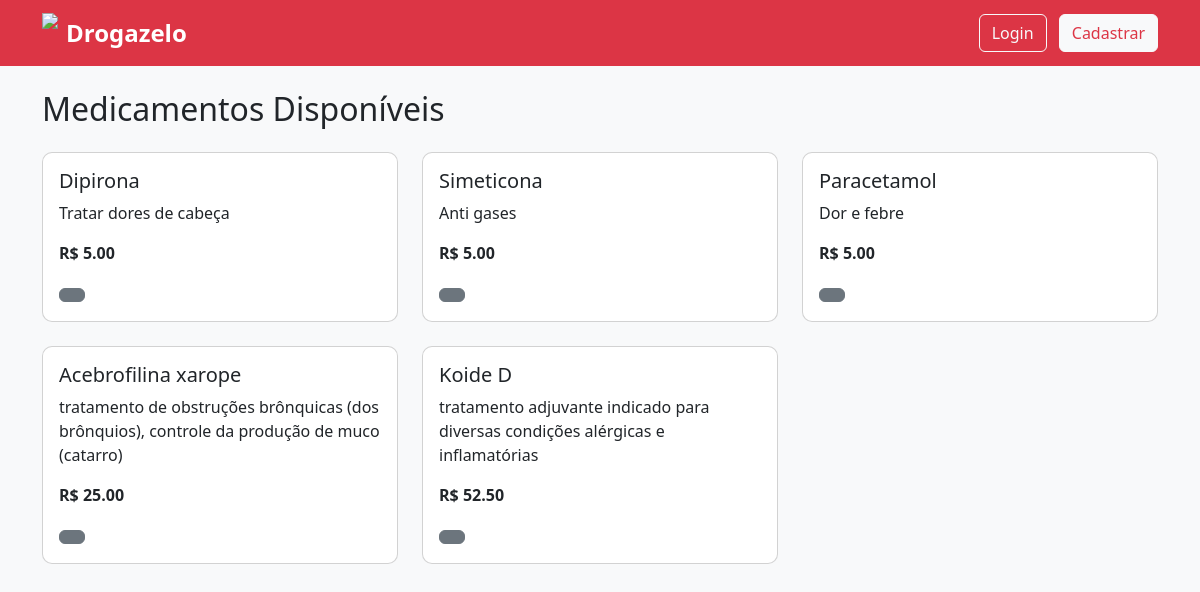
Before: / with the older database file.
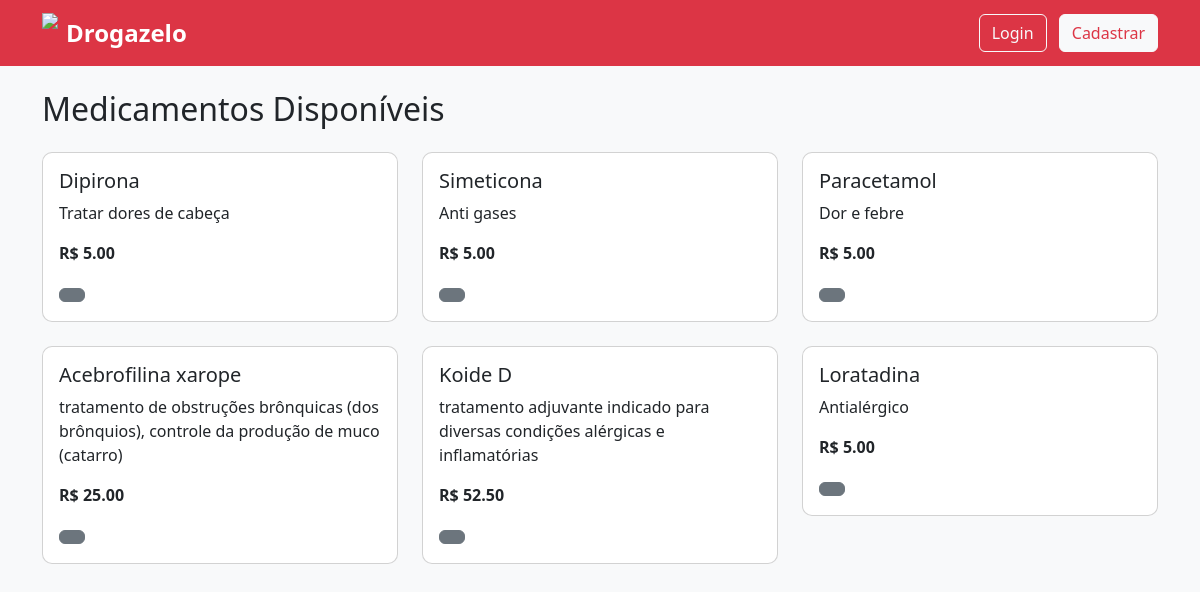
After: the same page with the newer database file.
### produtos/models.py (models this page shows, shortened)
class Produto(models.Model):
    nome = models.CharField(max_length=100)
    descricao = models.TextField()
    preco = models.DecimalField(max_digits=8, decimal_places=2)
    estoque = models.IntegerField()

### produtos/views.py (the view)
# urls.py: path('', lista_produtos, name='lista_produtos'),
def lista_produtos(request):
    produtos = Produto.objects.all()
    return render(request, 'produtos/lista.html', {'produtos': produtos})

### templates/produtos/lista.html
{% extends 'base.html' %}
{% block conteudo %}
  <h2 class="mb-4">Medicamentos Disponíveis</h2>
  <div class="row">
    {% for produto in produtos %}
      <div class="col-md-4">
        <div class="card mb-4">
          <div class="card-body">
            <h5 class="card-title">{{ produto.nome }}</h5>
            <p class="card-text">{{ produto.descricao }}</p>
            <p class="fw-bold">R$ {{ produto.preco }}</p>
            {% if user.is_authenticated %}
              {% if user.is_authenticated %}
                <a href="/adicionar/{{ produto.id }}/" class="btn btn-danger">Adicionar ao carrinho</a>
              {% else %}
                <a href="/login/" class="btn btn-secondary">Faça login para comprar</a>
              {% endif %}
            {% else %}
              <a href="/login/" class="btn btn-secondary"></a>
            {% endif %}
          </div>
        </div>
      </div>
    {% empty %}
      <p>Nenhum produto cadastrado.</p>
    {% endfor %}
  </div>
{% endblock %}

Changed rows visible on the page:
added Produto: nome "Loratadina", descricao "Antialérgico", preco "5.00"
